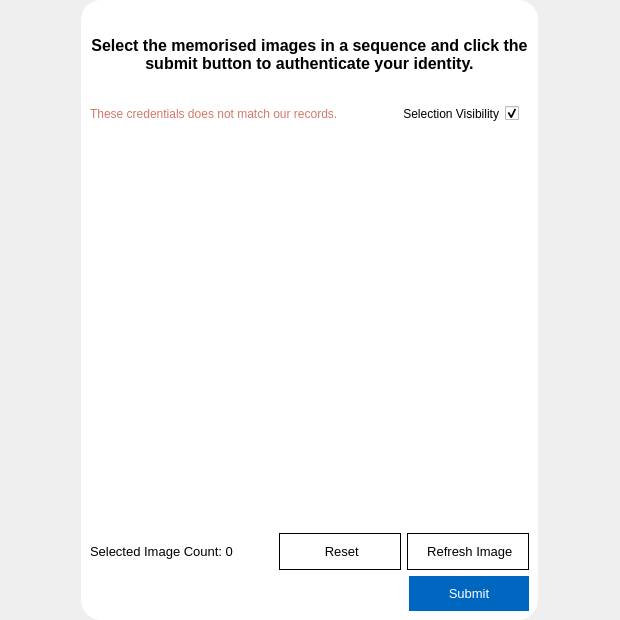
<?xml version="1.0" encoding="UTF-8"?>
<ui version="4.0">
 <class>Form</class>
 <widget class="QWidget" name="Form">
  <property name="geometry">
   <rect>
    <x>0</x>
    <y>0</y>
    <width>620</width>
    <height>620</height>
   </rect>
  </property>
  <property name="sizePolicy">
   <sizepolicy hsizetype="Expanding" vsizetype="Expanding">
    <horstretch>0</horstretch>
    <verstretch>0</verstretch>
   </sizepolicy>
  </property>
  <property name="windowTitle">
   <string>Form</string>
  </property>
  <property name="styleSheet">
   <string notr="true">#frame {
	background-color: white;
	border-radius: 20px;
}

#form_title {
	font-weight: 600;
	font-size: 12pt;
}

#visible_check {
	margin-right: 10px;
}

#select_lbl {
	font-size: 10pt;
	font-weight: 400;
}

QPushButton {
	font-size: 10pt;
	font-weight: 400;
	min-width: 100px;
	height: 35px;
	padding: 0px 10px;
}

#reset_btn, #refresh_btn {
	color: black;
	background-color: transparent;
	border: 1px solid black;
}

#submit_btn {
	color: white;
	border: none;
	background-color: #0067c0;
}

#warning_label {
	color: #d5786c;
}</string>
  </property>
  <layout class="QVBoxLayout" name="verticalLayout">
   <property name="spacing">
    <number>0</number>
   </property>
   <property name="leftMargin">
    <number>0</number>
   </property>
   <property name="topMargin">
    <number>0</number>
   </property>
   <property name="rightMargin">
    <number>0</number>
   </property>
   <property name="bottomMargin">
    <number>0</number>
   </property>
   <item alignment="Qt::AlignHCenter">
    <widget class="ShadowFrame" name="frame">
     <property name="maximumSize">
      <size>
       <width>620</width>
       <height>620</height>
      </size>
     </property>
     <property name="frameShape">
      <enum>QFrame::StyledPanel</enum>
     </property>
     <property name="frameShadow">
      <enum>QFrame::Raised</enum>
     </property>
     <layout class="QVBoxLayout" name="verticalLayout_2">
      <item>
       <widget class="QLabel" name="form_title">
        <property name="text">
         <string>Select the memorised images in a sequence and click the submit button to authenticate your identity.</string>
        </property>
        <property name="alignment">
         <set>Qt::AlignCenter</set>
        </property>
        <property name="wordWrap">
         <bool>true</bool>
        </property>
       </widget>
      </item>
      <item>
       <layout class="QHBoxLayout" name="horizontalLayout_3">
        <item>
         <widget class="QLabel" name="warning_label">
          <property name="text">
           <string>These credentials does not match our records.</string>
          </property>
         </widget>
        </item>
        <item>
         <widget class="QCheckBox" name="visible_check">
          <property name="cursor">
           <cursorShape>PointingHandCursor</cursorShape>
          </property>
          <property name="layoutDirection">
           <enum>Qt::RightToLeft</enum>
          </property>
          <property name="text">
           <string>Selection Visibility</string>
          </property>
          <property name="checked">
           <bool>true</bool>
          </property>
         </widget>
        </item>
       </layout>
      </item>
      <item>
       <widget class="QFrame" name="image_view">
        <property name="minimumSize">
         <size>
          <width>400</width>
          <height>400</height>
         </size>
        </property>
        <property name="frameShape">
         <enum>QFrame::NoFrame</enum>
        </property>
        <property name="frameShadow">
         <enum>QFrame::Plain</enum>
        </property>
        <layout class="QGridLayout" name="gridLayout" columnstretch="0,0,0">
         <property name="leftMargin">
          <number>10</number>
         </property>
         <property name="topMargin">
          <number>10</number>
         </property>
         <property name="rightMargin">
          <number>10</number>
         </property>
         <property name="bottomMargin">
          <number>10</number>
         </property>
         <property name="spacing">
          <number>5</number>
         </property>
         <item row="1" column="1">
          <widget class="BorderedImageLabel" name="label_2">
           <property name="cursor">
            <cursorShape>PointingHandCursor</cursorShape>
           </property>
           <property name="text">
            <string/>
           </property>
           <property name="alignment">
            <set>Qt::AlignCenter</set>
           </property>
          </widget>
         </item>
         <item row="3" column="1">
          <widget class="BorderedImageLabel" name="label_8">
           <property name="cursor">
            <cursorShape>PointingHandCursor</cursorShape>
           </property>
           <property name="text">
            <string/>
           </property>
           <property name="alignment">
            <set>Qt::AlignCenter</set>
           </property>
          </widget>
         </item>
         <item row="2" column="1">
          <widget class="BorderedImageLabel" name="label_5">
           <property name="cursor">
            <cursorShape>PointingHandCursor</cursorShape>
           </property>
           <property name="text">
            <string/>
           </property>
           <property name="alignment">
            <set>Qt::AlignCenter</set>
           </property>
          </widget>
         </item>
         <item row="3" column="2">
          <widget class="BorderedImageLabel" name="label_9">
           <property name="cursor">
            <cursorShape>PointingHandCursor</cursorShape>
           </property>
           <property name="text">
            <string/>
           </property>
           <property name="alignment">
            <set>Qt::AlignCenter</set>
           </property>
          </widget>
         </item>
         <item row="1" column="2">
          <widget class="BorderedImageLabel" name="label_3">
           <property name="cursor">
            <cursorShape>PointingHandCursor</cursorShape>
           </property>
           <property name="text">
            <string/>
           </property>
           <property name="alignment">
            <set>Qt::AlignCenter</set>
           </property>
          </widget>
         </item>
         <item row="2" column="0">
          <widget class="BorderedImageLabel" name="label_4">
           <property name="cursor">
            <cursorShape>PointingHandCursor</cursorShape>
           </property>
           <property name="text">
            <string/>
           </property>
           <property name="alignment">
            <set>Qt::AlignCenter</set>
           </property>
          </widget>
         </item>
         <item row="2" column="2">
          <widget class="BorderedImageLabel" name="label_6">
           <property name="cursor">
            <cursorShape>PointingHandCursor</cursorShape>
           </property>
           <property name="text">
            <string/>
           </property>
           <property name="alignment">
            <set>Qt::AlignCenter</set>
           </property>
          </widget>
         </item>
         <item row="3" column="0">
          <widget class="BorderedImageLabel" name="label_7">
           <property name="cursor">
            <cursorShape>PointingHandCursor</cursorShape>
           </property>
           <property name="text">
            <string/>
           </property>
           <property name="alignment">
            <set>Qt::AlignCenter</set>
           </property>
          </widget>
         </item>
         <item row="1" column="0">
          <widget class="BorderedImageLabel" name="label">
           <property name="cursor">
            <cursorShape>PointingHandCursor</cursorShape>
           </property>
           <property name="text">
            <string/>
           </property>
           <property name="alignment">
            <set>Qt::AlignCenter</set>
           </property>
          </widget>
         </item>
        </layout>
       </widget>
      </item>
      <item>
       <layout class="QHBoxLayout" name="horizontalLayout_2">
        <item>
         <widget class="QLabel" name="select_lbl">
          <property name="text">
           <string>Selected Image Count: 0</string>
          </property>
         </widget>
        </item>
        <item>
         <spacer name="horizontalSpacer_2">
          <property name="orientation">
           <enum>Qt::Horizontal</enum>
          </property>
          <property name="sizeHint" stdset="0">
           <size>
            <width>40</width>
            <height>20</height>
           </size>
          </property>
         </spacer>
        </item>
        <item>
         <widget class="QPushButton" name="reset_btn">
          <property name="cursor">
           <cursorShape>PointingHandCursor</cursorShape>
          </property>
          <property name="text">
           <string> Reset</string>
          </property>
          <property name="icon">
           <iconset>
            <normaloff>../../resources/icons/trash-2.svg</normaloff>../../resources/icons/trash-2.svg</iconset>
          </property>
         </widget>
        </item>
        <item>
         <widget class="QPushButton" name="refresh_btn">
          <property name="cursor">
           <cursorShape>PointingHandCursor</cursorShape>
          </property>
          <property name="text">
           <string> Refresh Image</string>
          </property>
          <property name="icon">
           <iconset>
            <normaloff>../../resources/icons/refresh-cw.svg</normaloff>../../resources/icons/refresh-cw.svg</iconset>
          </property>
         </widget>
        </item>
       </layout>
      </item>
      <item>
       <layout class="QHBoxLayout" name="horizontalLayout">
        <property name="spacing">
         <number>5</number>
        </property>
        <item alignment="Qt::AlignRight">
         <widget class="QPushButton" name="submit_btn">
          <property name="cursor">
           <cursorShape>PointingHandCursor</cursorShape>
          </property>
          <property name="text">
           <string>Submit</string>
          </property>
         </widget>
        </item>
       </layout>
      </item>
     </layout>
    </widget>
   </item>
  </layout>
 </widget>
 <customwidgets>
  <customwidget>
   <class>BorderedImageLabel</class>
   <extends>QLabel</extends>
   <header>widgets/clickables.h</header>
  </customwidget>
  <customwidget>
   <class>ShadowFrame</class>
   <extends>QFrame</extends>
   <header location="global">widgets/shadow.h</header>
   <container>1</container>
  </customwidget>
 </customwidgets>
 <resources/>
 <connections/>
</ui>
